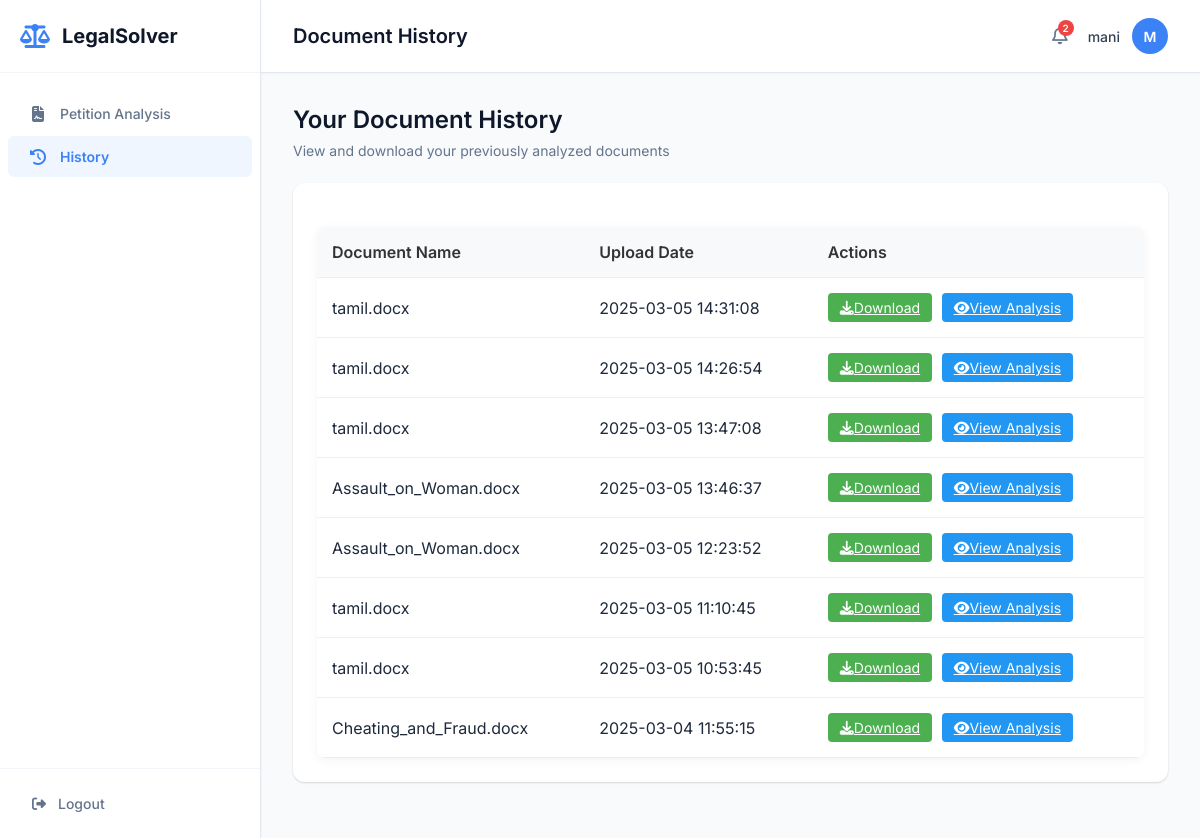
The page /history (signed in) on the database as committed earlier.
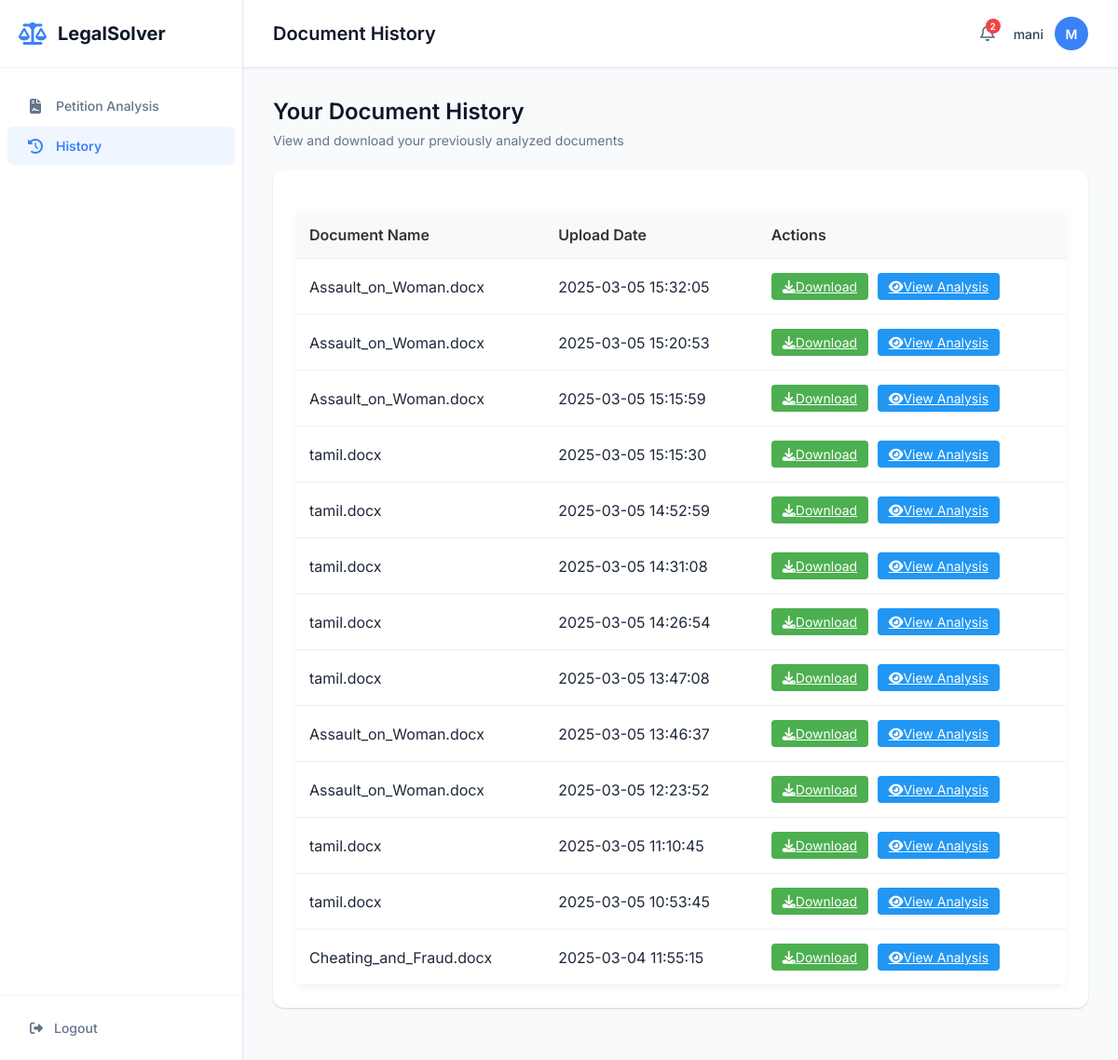
The same page on the database as committed later.
### tables this page shows
CREATE TABLE document_history (
                        doc_id TEXT PRIMARY KEY,
                        user_id INTEGER NOT NULL,
                        filename TEXT NOT NULL,
                        original_filename TEXT NOT NULL,
                        upload_date TIMESTAMP NOT NULL,
                        analysis_results TEXT,
                        file_path TEXT NOT NULL,
                        FOREIGN KEY (user_id) REFERENCES users (user_id)
                    );

### app.py (the view)
@app.route('/history')
def history():
    if 'username' not in session:
        return redirect(url_for('login'))
    documents = get_user_documents(session['username'])
    return render_template('history.html', username=session['username'], documents=documents)

### db_connection.py (called while the page is built)
def create_connection(db_file):
    os.makedirs(os.path.dirname(db_file), exist_ok=True)
    conn = None
    try:
        conn = sqlite3.connect(db_file)
        return conn
    except sqlite3.Error as e:
        print(f"Database connection error: {e}")
    return conn

def get_user_id(username):
    db_path = os.path.join(os.path.dirname(__file__), 'database.db')
    conn = create_connection(db_path)
    if conn is None:
        print("Failed to create database connection.")
        return None
    with conn:
        cur = conn.cursor()
        cur.execute("SELECT user_id FROM users WHERE username=?", (username,))
        result = cur.fetchone()
        return result[0] if result else None

def get_user_documents(username):
    user_id = get_user_id(username)
    if not user_id:
        return []
    db_path = os.path.join(os.path.dirname(__file__), 'database.db')
    conn = create_connection(db_path)
    if conn is None:
        print("Failed to create database connection.")
        return []
    with conn:
        cur = conn.cursor()
        cur.execute(
            "SELECT doc_id, original_filename, upload_date, file_path FROM document_history WHERE user_id=? ORDER BY upload_date DESC",
            (user_id,)
        )
        return cur.fetchall()

### templates/history.html (shortened to what this page needs)
<!DOCTYPE html>
<html lang="en">
<head>
    <link rel="stylesheet" href="{{ url_for('static', filename='style.css') }}">
    <link rel="stylesheet" href="https://cdnjs.cloudflare.com/ajax/libs/font-awesome/6.4.0/css/all.min.css">
</head>
<body class="home-body">
    <div class="app-container">
        <aside class="sidebar">
            <div class="sidebar-header">
                <div class="logo">
                    <i class="fas fa-scale-balanced"></i>
                    <span>LegalSolver</span>
                </div>
            </div>
            <nav class="sidebar-nav">
                <ul>
                    <li><a href="{{ url_for('home') }}"><i class="fas fa-file-contract"></i> Petition Analysis</a></li>
                    <li class="active"><a href="{{ url_for('history') }}"><i class="fas fa-history"></i> History</a></li>
                </ul>
            </nav>
            <div class="sidebar-footer">
                <a href="{{ url_for('logout') }}"><i class="fas fa-sign-out-alt"></i> Logout</a>
            </div>
        </aside>
        <main class="main-content">
            <header class="top-header">
                <div class="page-title">
                    <h1>Document History</h1>
                </div>
                <div class="user-profile">
                    <div class="notifications">
                        <i class="far fa-bell"></i>
                        <span class="notification-badge">2</span>
                    </div>
                    <div class="user-info">
                        <span class="username">{{ username }}</span>
                        <div class="avatar">
                            <span>{{ username[0] | upper }}</span>
                        </div>
                    </div>
                </div>
            </header>
            <div class="dashboard">
                <div class="dashboard-header">
                    <h2>Your Document History</h2>
                    <p>View and download your previously analyzed documents</p>
                </div>
                <div class="card">
                    <div class="card-content">
                        {% if documents and documents|length > 0 %}
                        <table class="history-table">
                            <thead>
                                <tr>
                                    <th>Document Name</th>
                                    <th>Upload Date</th>
                                    <th>Actions</th>
                                </tr>
                            </thead>
                            <tbody>
                                {% for doc in documents %}
                                <tr>
                                    <td>{{ doc[1] }}</td>
                                    <td>{{ doc[2] }}</td>
                                    <td>
                                        <a href="{{ url_for('download_document', doc_id=doc[0]) }}" class="action-btn download-btn">
                                            <i class="fas fa-download"></i> Download
                                        </a>
                                        <a href="{{ url_for('view_analysis', doc_id=doc[0]) }}" class="action-btn view-btn">
                                            <i class="fas fa-eye"></i> View Analysis
                                        </a>
                                    </td>
                                </tr>
                                {% endfor %}
                            </tbody>
                        </table>
                        {% endif %}
                    </div>
                </div>
            </div>
        </main>
    </div>
</body>
</html>

### static/style.css (style rules this page uses)
body { font-family: 'Inter', 'Segoe UI', 'Roboto', sans-serif; background: linear-gradient(135deg, #f5f7fa 0%, #c3cfe2 100%); margin: 0; padding: 0; display: flex; justify-content: center; align-items: center; min-height: 100vh; color: #333; }
h1 { color: #333; font-size: 28px; margin-bottom: 20px; }
body { font-family: Arial, sans-serif; }
.home-body { display: block; background: #f8fafc; min-height: 100vh; margin: 0; padding: 0; font-family: 'Inter', sans-serif; color: #1e293b; }
.app-container { display: flex; width: 100%; height: 100vh; overflow: hidden; }
.sidebar { width: 260px; background: #ffffff; border-right: 1px solid #e2e8f0; display: flex; flex-direction: column; height: 100%; box-shadow: 0 1px 3px rgba(0, 0, 0, 0.05); z-index: 10; }
.sidebar-header { padding: 24px 20px; border-bottom: 1px solid #f1f5f9; }
.logo { display: flex; align-items: center; font-weight: 700; font-size: 20px; color: #0f172a; }
.logo i { font-size: 24px; margin-right: 12px; color: #3b82f6; }
.sidebar-nav { flex: 1; padding: 20px 0; overflow-y: auto; }
.sidebar-nav ul { list-style: none; padding: 0; margin: 0; }
.sidebar-nav li { margin-bottom: 2px; }
.sidebar-nav a { display: flex; align-items: center; padding: 12px 20px; color: #64748b; text-decoration: none; font-weight: 500; font-size: 14px; border-radius: 6px; margin: 0 8px; transition: all 0.2s ease; }
.sidebar-nav a i { margin-right: 12px; font-size: 16px; width: 20px; text-align: center; }
.sidebar-nav li.active a { background: #eff6ff; color: #3b82f6; font-weight: 600; }
.sidebar-footer { padding: 16px 20px; border-top: 1px solid #f1f5f9; }
.sidebar-footer a { display: flex; align-items: center; color: #64748b; text-decoration: none; font-weight: 500; font-size: 14px; padding: 10px 12px; border-radius: 6px; transition: all 0.2s ease; }
.sidebar-footer a i { margin-right: 12px; }
.main-content { flex: 1; display: flex; flex-direction: column; overflow: hidden; background: #f8fafc; }
.top-header { height: 72px; display: flex; align-items: center; justify-content: space-between; padding: 0 32px; background: #ffffff; border-bottom: 1px solid #e2e8f0; box-shadow: 0 1px 2px rgba(0, 0, 0, 0.03); }
.page-title h1 { font-size: 20px; font-weight: 600; color: #0f172a; margin: 0; }
.user-profile { display: flex; align-items: center; gap: 20px; }
.notifications { position: relative; cursor: pointer; }
.notifications i { font-size: 18px; color: #64748b; }
.notification-badge { position: absolute; top: -6px; right: -6px; background: #ef4444; color: white; font-size: 10px; font-weight: 600; width: 16px; height: 16px; border-radius: 50%; display: flex; align-items: center; justify-content: center; }
.user-info { display: flex; align-items: center; gap: 12px; }
.username { font-size: 14px; font-weight: 500; color: #334155; }
.avatar { width: 36px; height: 36px; background: #3b82f6; border-radius: 50%; display: flex; align-items: center; justify-content: center; color: white; font-weight: 600; font-size: 14px; }
.dashboard { flex: 1; padding: 32px; overflow-y: auto; }
.dashboard-header { margin-bottom: 24px; }
.dashboard-header h2 { font-size: 24px; font-weight: 600; color: #0f172a; margin: 0 0 8px 0; }
.dashboard-header p { font-size: 14px; color: #64748b; margin: 0; }
.card { background: #ffffff; border-radius: 12px; box-shadow: 0 1px 3px rgba(0, 0, 0, 0.05), 0 1px 2px rgba(0, 0, 0, 0.1); margin-bottom: 24px; overflow: hidden; transition: transform 0.2s ease, box-shadow 0.2s ease; }
.card-content { padding: 24px; }

### templates/history.html (style rules this page uses)
.history-table { width: 100%; border-collapse: collapse; margin-top: 20px; background-color: #fff; border-radius: 8px; overflow: hidden; box-shadow: 0 2px 10px rgba(0, 0, 0, 0.05); }
.history-table th, .history-table td { padding: 15px; text-align: left; border-bottom: 1px solid #eee; }
.history-table th { background-color: #f8f9fa; font-weight: 600; color: #333; }
.action-btn { padding: 6px 12px; border-radius: 4px; font-size: 14px; margin-right: 5px; cursor: pointer; transition: all 0.2s; border: none; display: inline-flex; align-items: center; justify-content: center; }
.download-btn { background-color: #4CAF50; color: white; }
.view-btn { background-color: #2196F3; color: white; }

Rows that differ between the two databases and show on the page:
added document_history: original_filename "Assault_on_Woman.docx", upload_date "2025-03-05 15:32:05"
added document_history: original_filename "Assault_on_Woman.docx", upload_date "2025-03-05 15:20:53"
added document_history: original_filename "Assault_on_Woman.docx", upload_date "2025-03-05 15:15:59"
added document_history: original_filename "tamil.docx", upload_date "2025-03-05 15:15:30"
added document_history: original_filename "tamil.docx", upload_date "2025-03-05 14:52:59"
